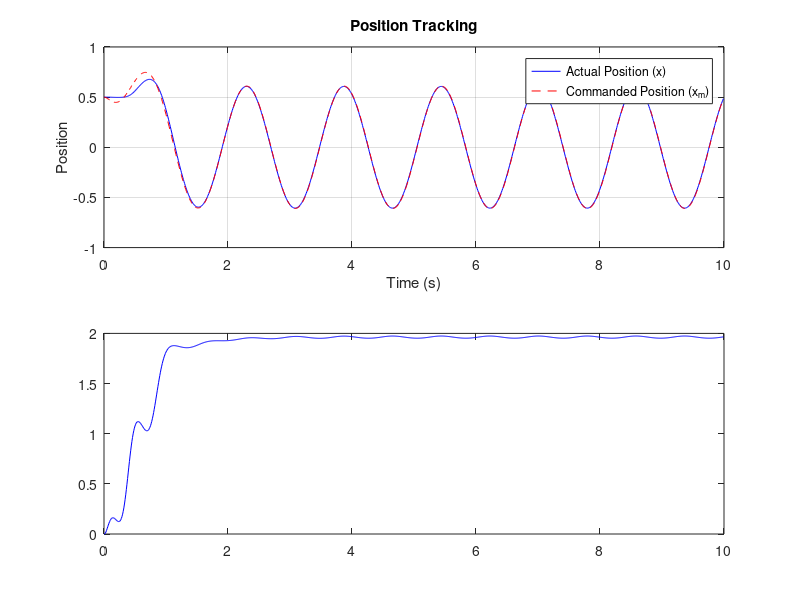

The MATLAB script that drew this image: (Note: this script raises an error after producing the figure.)
clear; clc;

m = 2; % mass of the motor
m_hat(1) = 0; % initial estimation of the mass

% set of parameters
gamma = 0.5; 
lambda_1 = 10; 
lambda_2 = 25; 
lambda = 6; 
dt = 0.01; % time step
time_steps = 1000;

% Initial values
x(1) = 0.5;
dx(1) = 0; 
ddx(1) = 0; 

% Commanded position and velocity functions
r = @(t) sin(4 * t);
x_m = @(t) (3681 * exp(-5 * t)) / 3362 - (25 * cos(4 * t + atan(9 / 40))) / 41 + (405 * t * exp(-5 * t)) / 82;
dx_m = @(t) (100 * sin(4 * t + atan(9 / 40))) / 41 - (900 * exp(-5 * t)) / 1681 - (2025 * t * exp(-5 * t)) / 82;

% Adaptive control loop
for t = 1:time_steps
    time = (t - 1) * dt; % current time
    r_t = r(time);       % commanded position at time t
    x_m_t = x_m(time);   % desired position from function
    dx_m_t = dx_m(time); % desired velocity from function
    
    % Tracking error
    x_til(t) = x(t) - x_m_t;
    dx_til(t) = dx(t) - dx_m_t;
    s(t) = dx_til(t) + lambda * x_til(t);

    % Desired acceleration
    ddx_m = lambda_2 * r_t - lambda_1 * dx_m_t - lambda_2 * x_m_t;
    
    % Control law
    v = ddx_m - 2 * lambda * dx_til(t) - (lambda^2) * x_til(t);
    
    % Mass update law
    dm_hat(t) = -gamma * v * s(t);
    m_hat(t + 1) = m_hat(t) + dm_hat(t) * dt;
    
    % Control input and system dynamics
    u(t) = m_hat(t) * v;
    ddx(t) = u(t) / m;
    dx(t + 1) = dx(t) + ddx(t) * dt;
    x(t + 1) = x(t) + dx(t + 1) * dt;
end


time_values = 0:dt:(time_steps - 1) * dt;

% plots
figure;
subplot(2, 1, 1);
plot(time_values, x(1:end-1), 'b', 'DisplayName', 'Actual Position (x)');
hold on;
plot(time_values, arrayfun(x_m, time_values), '--r', 'DisplayName', 'Commanded Position (x_m)');
xlabel('Time (s)'); ylabel('Position');
title('Position Tracking');
legend;
grid on;

subplot(2, 1, 2);
plot(time_values, m_hat(1:end-1), 'b', 'DisplayName', 'Estimated Mass (m\_hat)');
hold on;
yline(m, 'r--', 'DisplayName', 'Actual Mass (m)');
xlabel('Time (s)'); ylabel('Mass Estimate');
title('Mass Estimation');
legend;
grid on;
